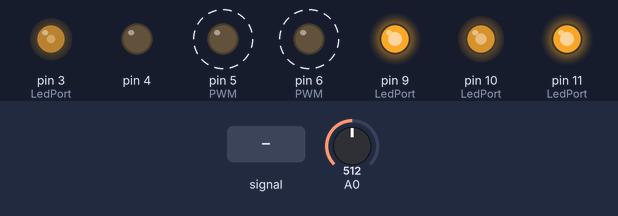
Bench run of a sketch on a simulated Arduino Uno, built with avr-gcc and run on an emulated ATmega328P. On the bench: output pins drawn as LEDs (lit = HIGH). Dashed ring = blinking. Inputs (shaded band) come from the test bench; at power-on: A0 = 512. Random numbers use the default seed unless the sketch sets one; what the sketch prints to the serial monitor is not drawn.

Above: at 1.2 s.
1.3 s: A0 fed a 200 Hz sine of ±81 counts around its level
At 1.66 s:
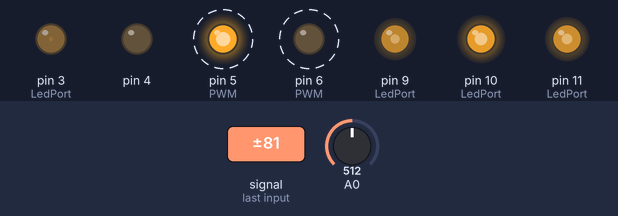
4.3 s: A0 set to 610
At 5.27 s:
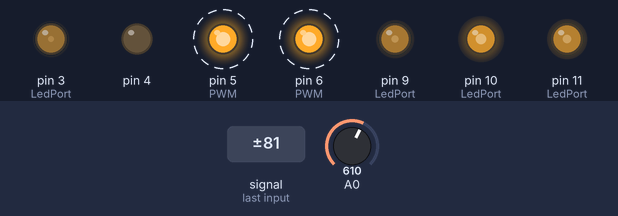
7.3 s: A0 fed a 1000 Hz sine of ±255 counts around its level
At 9.18 s:
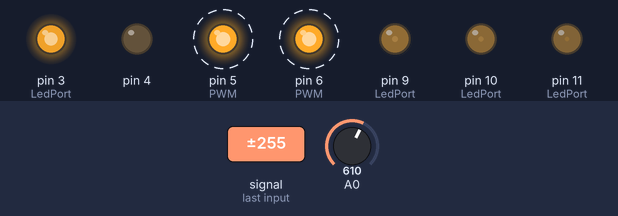
10.3 s: A0 set to 590
At 10.68 s:
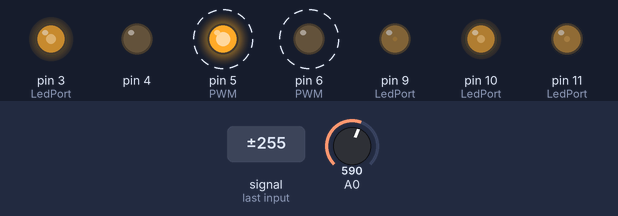
16.3 s: A0 fed a 2 Hz sine of ±306 counts around its level
Timing chart, 0 to 23.5 s (numbered marks = the images above; inputs shaded):
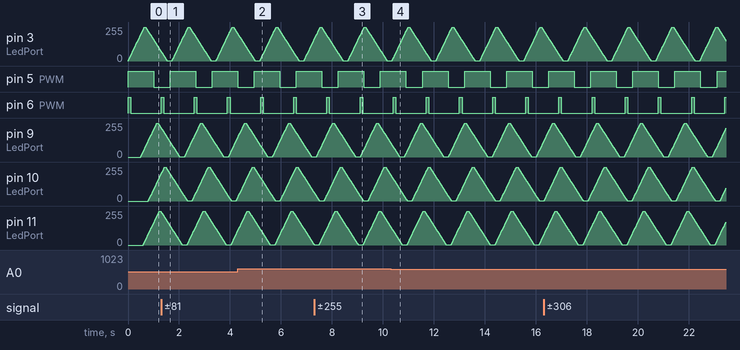

The sketch:

AviationObstacleLightAll.ino
```cpp
// (licence header left out)
#define RUN 1
#define STOP 0

char gOnOff = STOP;

void setup() {
  pinMode(3, OUTPUT); // PWM
  pinMode(4, OUTPUT);
  pinMode(5, OUTPUT); // PWM
  pinMode(6, OUTPUT); // PWM
  pinMode(9, OUTPUT); // PWM
  pinMode(10, OUTPUT); // PWM
  pinMode(11, OUTPUT); // PWM
  pinMode(A0, INPUT);
  Serial.begin(115200);
}
void loop() {
  if(analogRead(A0) <= 600){
    gOnOff = RUN;
  } else {
    gOnOff = STOP;
  }
//LowLightRedAviationObstacleLight();
  MediumLightRedAviationObstacleLightA();
  MediumLightRedAviationObstacleLightB();
  HighLightAviationObstacleLight();

  MediumLightRedAviationObstacleLightA2();
  MediumLightRedAviationObstacleLightA3();
  MediumLightRedAviationObstacleLightA4();

}

// 低光度赤色航空障害灯1
void LowLightRedAviationObstacleLight1(){
  if(gOnOff == STOP)
    digitalWrite(4,LOW);
  else
    digitalWrite(4,HIGH);
}

// 低光度赤色航空障害灯2
void LowLightRedAviationObstacleLight2(){
  if(gOnOff == STOP)
    analogWrite(9, 0);
  else
    analogWrite(9,200);
}


// 中光度赤色航空障害灯1
void MediumLightRedAviationObstacleLightA(){
  enum {
        ST_Init = 0,
        ST_On,
        ST_OnKeep,
        ST_Off,
        ST_OffKeep,
        ST_Stop,
  };
  const char LedPort = 3;
  static uint32_t LastInputTimerTick;
  static int state = ST_Init;
  static int LightIntensity = 0;

  switch(state){
    case ST_Init:
            LastInputTimerTick = millis();
            state = 1;
            break;
    case ST_On:
            if(millis()-LastInputTimerTick >= 10 ){
              LightIntensity = LightIntensity + 4;
              if(LightIntensity >=255 ) {
                LightIntensity = 255;
                LastInputTimerTick = millis();
                state = 2;
                break;
              }
              LastInputTimerTick = millis();
              analogWrite(3, LightIntensity);
            }
            break;
      case ST_OnKeep:
            if(millis()-LastInputTimerTick >= 50 ){
                state = 3;
            }
            break;
      case ST_Off:
            if(millis()-LastInputTimerTick >= 10 ){
              LightIntensity = LightIntensity - 3;
              if(LightIntensity <= 2 ) {
                LightIntensity = 2;
                analogWrite(3, LightIntensity);
                state = 4;
                break;
              }
              LastInputTimerTick = millis();
              analogWrite(3, LightIntensity);
            }
            break;
      case ST_OffKeep:
            if(millis()-LastInputTimerTick >= 200 ){
                state = 0;
            }
            break;
     default:
            break;
  }
}

// 中光度赤色航空障害灯2
void MediumLightRedAviationObstacleLightB(){
  enum {
        ST_Init = 0,
        ST_On,
        ST_OnKeep,
        ST_Off,
        ST_OffKeep,
        ST_Stop,
  };
  static uint32_t LastInputTimerTick;
  static int state =  ST_Init;

  switch(state){
    case ST_Init:
            digitalWrite(5, HIGH);
            LastInputTimerTick = millis();
            state = ST_On;
            break;
    case ST_On:
            if(millis()-LastInputTimerTick >= 1000 ){
              digitalWrite(5, LOW);
              LastInputTimerTick = millis();
              state = ST_Off;
            }
            break;

    case ST_Off:
            if(millis()-LastInputTimerTick >= 650 ){
              digitalWrite(5, HIGH);
              LastInputTimerTick = millis();
              state = ST_On;
              }

            break;

     default:
            break;
  }
}


// 高光度航空障害灯
void HighLightAviationObstacleLight(){
  enum {
        ST_Init = 0,
        ST_On,
        ST_OnKeep,
        ST_Off,
        ST_OffKeep,
        ST_Stop,
  };
  static uint32_t LastInputTimerTick;
  static int state =  ST_Init;

  switch(state){
    case ST_Init:
            digitalWrite(6, HIGH);
            LastInputTimerTick = millis();
            state = ST_On;
            break;
    case ST_On:
            if(millis()-LastInputTimerTick >= 100 ){
              digitalWrite(6, LOW);
              LastInputTimerTick = millis();
              state = ST_Off;
            }
            break;

    case ST_Off:
            if(millis()-LastInputTimerTick >= 1200 ){
              digitalWrite(6, HIGH);
              LastInputTimerTick = millis();
              state = ST_On;
              }

            break;

     default:
            break;
  }
}


// 中光度赤色航空障害灯1
void MediumLightRedAviationObstacleLightA2(){
  enum {
        ST_Init = 0,
        ST_Wait,
        ST_On,
        ST_OnKeep,
        ST_Off,
        ST_OffKeep,
        ST_Stop,
  };
  const char LedPort = 9;
  static uint32_t LastInputTimerTick;
  static int state = ST_Init;
  static int LightIntensity = 0;
   static int RandomWait = 0;

  switch(state){
    case ST_Init:
            LastInputTimerTick = millis();
            RandomWait = random(1,10);
Serial.println(RandomWait);
            state = ST_Wait;
            break;
    case ST_Wait:
            if(millis()-LastInputTimerTick >= RandomWait*100 ){
              state = ST_On;
Serial.println("ST_On");
            }
            break;
    case ST_On:
            if(millis()-LastInputTimerTick >= 10 ){
              LightIntensity = LightIntensity + 4;
              if(LightIntensity >=255 ) {
                LightIntensity = 255;
                LastInputTimerTick = millis();
                state = ST_OnKeep;
                break;
              }
              LastInputTimerTick = millis();
              analogWrite(LedPort, LightIntensity);
            }
            break;
      case ST_OnKeep:
            if(millis()-LastInputTimerTick >= 50 ){
                state = ST_Off;
            }
            break;
      case ST_Off:
            if(millis()-LastInputTimerTick >= 10 ){
              LightIntensity = LightIntensity - 3;
              if(LightIntensity <= 2 ) {
                LightIntensity = 2;
                analogWrite(LedPort, LightIntensity);
                state = ST_OffKeep;
                break;
              }
              LastInputTimerTick = millis();
              analogWrite(LedPort, LightIntensity);
            }
            break;
      case ST_OffKeep:
            if(millis()-LastInputTimerTick >= 200 ){
              LastInputTimerTick = millis();
              state = ST_On;
            }
            break;
     default:
            break;
  }
}


// 中光度赤色航空障害灯1
void MediumLightRedAviationObstacleLightA3(){
  enum {
        ST_Init = 0,
        ST_Wait,
        ST_On,
        ST_OnKeep,
        ST_Off,
        ST_OffKeep,
        ST_Stop,
  };
  const char LedPort = 10;
  static uint32_t LastInputTimerTick;
  static int state = ST_Init;
  static int LightIntensity = 0;
  static int RandomWait = 0;

  switch(state){
    case ST_Init:
            LastInputTimerTick = millis();
            RandomWait = random(1,10);
            state = ST_Wait;
            break;
    case ST_Wait:
            if(millis()-LastInputTimerTick >= RandomWait*100 ){
              state = ST_On;
            }
            break;
    case ST_On:
            if(millis()-LastInputTimerTick >= 10 ){
              LightIntensity = LightIntensity + 4;
              if(LightIntensity >=255 ) {
                LightIntensity = 255;
                LastInputTimerTick = millis();
                state = ST_OnKeep;
                break;
              }
              LastInputTimerTick = millis();
              analogWrite(LedPort, LightIntensity);
            }
            break;
      case ST_OnKeep:
            if(millis()-LastInputTimerTick >= 50 ){
                state = ST_Off;
            }
            break;
      case ST_Off:
            if(millis()-LastInputTimerTick >= 10 ){
              LightIntensity = LightIntensity - 3;
              if(LightIntensity <= 2 ) {
                LightIntensity = 2;
                analogWrite(LedPort, LightIntensity);
                state = ST_OffKeep;
                break;
              }
              LastInputTimerTick = millis();
              analogWrite(LedPort, LightIntensity);
            }
            break;
      case ST_OffKeep:
            if(millis()-LastInputTimerTick >= 200 ){
              LastInputTimerTick = millis();
                state = ST_On;
            }
            break;
     default:
            break;
  }
}


// 中光度赤色航空障害灯1
void MediumLightRedAviationObstacleLightA4(){
  enum {
        ST_Init = 0,
        ST_Wait,
        ST_On,
        ST_OnKeep,
        ST_Off,
        ST_OffKeep,
        ST_Stop,
  };
  const char LedPort = 11;
  static uint32_t LastInputTimerTick;
  static int state = ST_Init;
  static int LightIntensity = 0;
  static int RandomWait = 0;

  switch(state){
    case ST_Init:
            LastInputTimerTick = millis();
            RandomWait = random(1,10);
            state = ST_Wait;
            break;
    case ST_Wait:
            if(millis()-LastInputTimerTick >= RandomWait*100 ){
              state = ST_On;
            }
            break;
    case ST_On:
            if(millis()-LastInputTimerTick >= 10 ){
              LightIntensity = LightIntensity + 4;
              if(LightIntensity >=255 ) {
                LightIntensity = 255;
                LastInputTimerTick = millis();
                state = ST_OnKeep;
                break;
              }
              LastInputTimerTick = millis();
              analogWrite(LedPort, LightIntensity);
            }
            break;
      case ST_OnKeep:
            if(millis()-LastInputTimerTick >= 50 ){
                state = ST_Off;
            }
            break;
      case ST_Off:
            if(millis()-LastInputTimerTick >= 10 ){
              LightIntensity = LightIntensity - 3;
              if(LightIntensity <= 2 ) {
                LightIntensity = 2;
                analogWrite(LedPort, LightIntensity);
                state = ST_OffKeep;
                break;
              }
              LastInputTimerTick = millis();
              analogWrite(LedPort, LightIntensity);
            }
            break;
      case ST_OffKeep:
            if(millis()-LastInputTimerTick >= 200 ){
                            LastInputTimerTick = millis();
                state = ST_On;
            }
            break;
     default:
            break;
  }
}
```

Measured:
- by itself, pin 5 (PWM): alternates HIGH for 1.0 s and LOW for 0.65 s
- by itself, pin 6 (PWM): alternates HIGH for 0.10 s and LOW for 1.2 s
